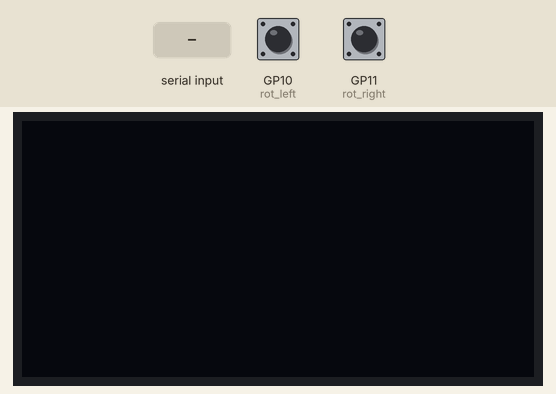
Simulated run of this program. Board: Raspberry Pi Pico running MicroPython. Parts: 128×64 one-colour display. Inputs (shaded band) come from the test bench; at power-on: GP10 (rot_left) HIGH, GP11 (rot_right) HIGH. What the program prints to the serial console is not drawn.

Above: at 1.2 s.
1.3 s: "1" typed at the serial console, then Enter
At 2.1 s:
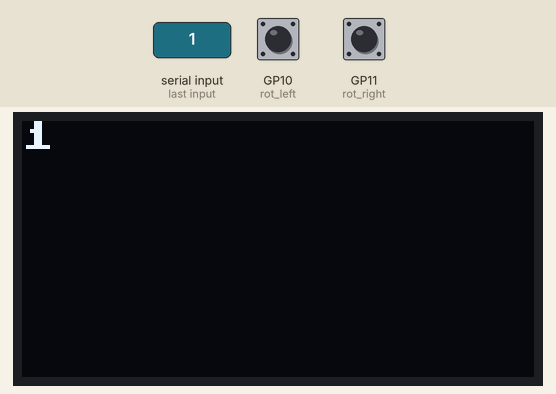
2.8 s: "0" typed at the serial console, then Enter
At 3.3 s:
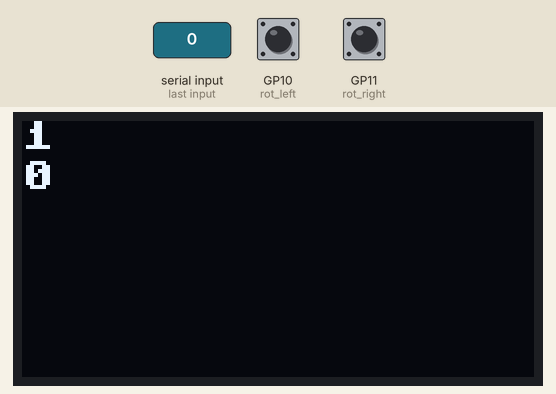
Timing chart, 0 to 5.8 s (numbered marks = the images above; inputs shaded):
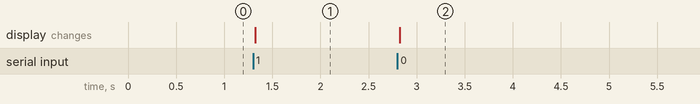

Measured:
- after the input at 1.3 s, the display: changes at once (image 1)
- after the input at 2.8 s, the display: changes at once (image 2)

The program:

assignment-1.2_update_rotary.py
```python
import machine
from machine import I2C, Pin
from ssd1306 import SSD1306_I2C
import utime

# OLED I2C connection to Pico's GPIOS
OLED_SDA = 14
OLED_SCL = 15

# Initialize I2C to control the OLED
i2c = I2C(1, scl=Pin(OLED_SCL), sda=Pin(OLED_SDA), freq=400000)
OLED_WIDTH, OLED_HEIGHT = 128, 64
oled = SSD1306_I2C(OLED_WIDTH, OLED_HEIGHT, i2c)

# Rotary encoder GPIO pins
C_LEFT = 10  # Rotary encoder pin for left rotation
C_RIGHT = 11  # Rotary encoder pin for right rotation
C_SWITCH = 12  # Rotary encoder button (optional)

# Initialize rotary encoder pins with pull-up resistors
rot_left = Pin(C_LEFT, Pin.IN, Pin.PULL_UP)
rot_right = Pin(C_RIGHT, Pin.IN, Pin.PULL_UP)
rot_switch = Pin(C_SWITCH, Pin.IN, Pin.PULL_UP)

#get numbers of line
LINE_HEIGHT = 10
MAX_LINE = OLED_HEIGHT // LINE_HEIGHT

#create a list to store text
lines = []
start_qnum = 0

# Rotary encoder state variables
last_state_a = rot_left.value()
last_state_b = rot_right.value()

def over_width(text):
    character_width = 8
    MAX_TEXT = OLED_WIDTH // character_width

    if len(text) > MAX_TEXT:
        return text[:MAX_TEXT - 3] + '...'
    else:
        return text

#Function to update the OLED display with current lines
def update_display():
    oled.fill(0)
     # Display lines from history starting at `display_start_index`
    for i in range(MAX_LINE):
        line_index = start_qnum + i

        if line_index < len(lines):
            oled.text(lines[line_index], 0, i * LINE_HEIGHT)
    oled.show()

def scroll_up (pin):
    global start_qnum
    if start_qnum > 0:
        start_qnum -= 1

    update_display()

def scroll_down (pin):
    global start_qnum
    if start_qnum + MAX_LINE < len(lines):
        start_qnum += 1

    update_display()

# Function to read rotary encoder state and determine direction
def read_rotary_encoder():
    global last_state_a, last_state_b

    current_state_a = rot_left.value()
    current_state_b = rot_right.value()

    if current_state_a != last_state_a:  # Detect change on pin A (rotation event)
        if current_state_a == current_state_b:  # Determine direction (left rotation)
            scroll_up()
        else:  # Right rotation
            scroll_down()

    # Update last states for next comparison
    last_state_a = current_state_a

#instractions
print("Enter text in the Shell. Type 'q' to exit.")

# Main loop:
while True:
    #show typed text
    user_input = input("> ")
    #exit type
    if user_input.lower() == "q":
        print("Exiting.....")
        break

    LINE_WIDTH = over_width(user_input)
    lines.append(LINE_WIDTH)

    #handle over height
    if len(lines) > MAX_LINE :
        start_qnum = len(lines) - MAX_LINE

    update_display()

 # Poll rotary encoder state in each iteration of the loop
    read_rotary_encoder()
```
